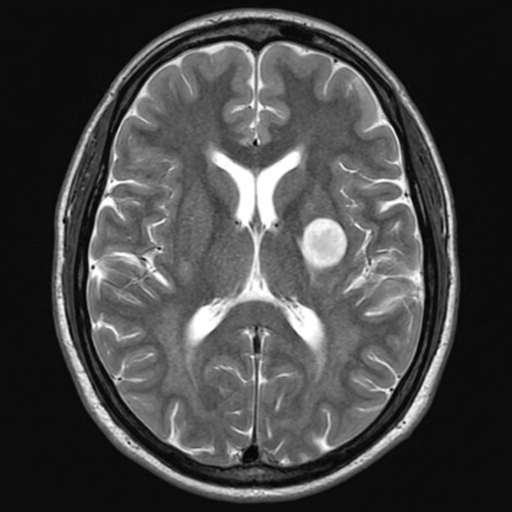
%> input picture Experiment_13/MATLAB/images/Brain_MRI.png, 512 x 512 px
$ octave --eval "experiment_13;"   (GNU Octave 9; MATLAB toolbox functions it lacks are replaced by stand-ins)
%> lines starting %> are read from the running program, lines starting %| are printed output that depends on the picture; in (x1, y1, x2, y2) boxes, pixels count from 0 and x2, y2 are one past the last pixel; in counts of white or black regions, pixels touching at a corner belong together; the program's own positions count from 1
### Experiment_13/MATLAB/task_13_2_distance_sweep.m
%% Task 13.2: Inter-Pixel Distance (d) Sensitivity Sweep on Brain MRI
% Experiment 13: Texture Feature Extraction from Medical Images Using GLCM
% Author: Muhammad Ikrama (Reg ID: 60140)

function results = task_13_2_distance_sweep()
    fprintf('================================================================================\n');
    fprintf('TASK 13.2: INTER-PIXEL DISTANCE (d) SENSITIVITY SWEEP (MATLAB)\n');
    fprintf('================================================================================\n');

    mri = imread(fullfile('..', 'Inputs', 'images', 'Brain_MRI.png'));
    if size(mri, 3) == 3; mri = rgb2gray(mri); end

    roiNormal = mri(176:223, 156:203);

    % Replicate simulated tumor micro-texture
    rng(113);
    grid_n = imresize(randn(16, 16) * 38, [48 48], 'nearest');
    roiTumor = uint8(min(max(double(mri(220:267, 302:349)) + grid_n, 0), 255));

    distances = [1, 2, 4, 8, 12];
    fprintf('%-6s | %-10s | %-9s | %-9s | %-8s | %-7s\n', 'd (px)', 'ROI Type', 'Contrast', 'Homogen.', 'Energy', 'Correl.');
    fprintf('-------------------------------------------------------------------\n');

    results = struct();
    for idx = 1:length(distances)
        d = distances(idx);
        offsets = [0 d; -d d; -d 0; -d -d];

        glcmNorm = graycomatrix(roiNormal, 'NumLevels', 16, 'GrayLimits', [0 255], 'Offset', offsets, 'Symmetric', true);
        glcmTumor = graycomatrix(roiTumor, 'NumLevels', 16, 'GrayLimits', [0 255], 'Offset', offsets, 'Symmetric', true);

        sNorm = graycoprops(glcmNorm, {'Contrast', 'Homogeneity', 'Energy', 'Correlation'});
        sTumor = graycoprops(glcmTumor, {'Contrast', 'Homogeneity', 'Energy', 'Correlation'});

        cn = mean(sNorm.Contrast); hn = mean(sNorm.Homogeneity); en = mean(sNorm.Energy); rn = mean(sNorm.Correlation);
        ct = mean(sTumor.Contrast); ht = mean(sTumor.Homogeneity); et = mean(sTumor.Energy); rt = mean(sTumor.Correlation);

        fprintf('%-6d | %-10s | %-9.3f | %-9.3f | %-8.4f | %-7.3f\n', d, 'Normal', cn, hn, en, rn);
        fprintf('%-6d | %-10s | %-9.3f | %-9.3f | %-8.4f | %-7.3f\n', d, 'Tumor', ct, ht, et, rt);
    end
    fprintf('>>> Task 13.2 Sweep Complete.\n');
end

### Experiment_13/MATLAB/task_13_3_directional_anisotropy.m
%% Task 13.3: Directional Anisotropy Analysis on Chest X-Ray
% Experiment 13: Texture Feature Extraction from Medical Images Using GLCM
% Author: Muhammad Ikrama (Reg ID: 60140)

function results = task_13_3_directional_anisotropy()
    fprintf('================================================================================\n');
    fprintf('TASK 13.3: DIRECTIONAL ANISOTROPY ANALYSIS ON CHEST X-RAY (MATLAB)\n');
    fprintf('================================================================================\n');

    xray = imread(fullfile('..', 'Inputs', 'images', 'Chest_Xray.png'));
    if size(xray, 3) == 3; xray = rgb2gray(xray); end

    % Extract 64x64 ROIs
    roiRib = xray(141:204, 81:144);
    roiLung = xray(261:324, 281:344);

    % Offsets for 0 deg and 90 deg at d=1
    offset0 = [0 1];
    offset90 = [-1 0];

    % Rib GLCM
    glcmRib0 = graycomatrix(roiRib, 'NumLevels', 16, 'GrayLimits', [0 255], 'Offset', offset0, 'Symmetric', true);
    glcmRib90 = graycomatrix(roiRib, 'NumLevels', 16, 'GrayLimits', [0 255], 'Offset', offset90, 'Symmetric', true);
    sRib0 = graycoprops(glcmRib0, {'Contrast', 'Homogeneity', 'Correlation'});
    sRib90 = graycoprops(glcmRib90, {'Contrast', 'Homogeneity', 'Correlation'});

    % Lung GLCM
    glcmLung0 = graycomatrix(roiLung, 'NumLevels', 16, 'GrayLimits', [0 255], 'Offset', offset0, 'Symmetric', true);
    glcmLung90 = graycomatrix(roiLung, 'NumLevels', 16, 'GrayLimits', [0 255], 'Offset', offset90, 'Symmetric', true);
    sLung0 = graycoprops(glcmLung0, {'Contrast', 'Homogeneity', 'Correlation'});
    sLung90 = graycoprops(glcmLung90, {'Contrast', 'Homogeneity', 'Correlation'});

    ratioRib = sRib90.Contrast / sRib0.Contrast;
    ratioLung = sLung90.Contrast / sLung0.Contrast;

    fprintf('%-38s | %-8s | %-9s | %-9s | %-8s\n', 'Anatomical ROI', 'Angle', 'Contrast', 'Homogen.', 'Correl.');
    fprintf('---------------------------------------------------------------------------\n');
    fprintf('%-38s | %-8s | %-9.4f | %-9.4f | %-8.4f\n', 'Posterior Ribs ROI (Directional Bone)', '0 deg', sRib0.Contrast, sRib0.Homogeneity, sRib0.Correlation);
    fprintf('%-38s | %-8s | %-9.4f | %-9.4f | %-8.4f\n', 'Posterior Ribs ROI (Directional Bone)', '90 deg', sRib90.Contrast, sRib90.Homogeneity, sRib90.Correlation);
    fprintf('  --> Directional Anisotropy Ratio (C90 / C0): %.2fx\n\n', ratioRib);

    fprintf('%-38s | %-8s | %-9.4f | %-9.4f | %-8.4f\n', 'Lung Parenchyma ROI (Isotropic Tissue)', '0 deg', sLung0.Contrast, sLung0.Homogeneity, sLung0.Correlation);
    fprintf('%-38s | %-8s | %-9.4f | %-9.4f | %-8.4f\n', 'Lung Parenchyma ROI (Isotropic Tissue)', '90 deg', sLung90.Contrast, sLung90.Homogeneity, sLung90.Correlation);
    fprintf('  --> Directional Anisotropy Ratio (C90 / C0): %.2fx\n', ratioLung);

    results = struct('sRib0', sRib0, 'sRib90', sRib90, 'sLung0', sLung0, 'sLung90', sLung90, 'ratioRib', ratioRib, 'ratioLung', ratioLung);
    fprintf('>>> Task 13.3 Analysis Complete.\n');
end

### Experiment_13/MATLAB/task_13_4_quantization_tradeoff.m
%% Task 13.4: Gray-Level Quantization (Ng) Trade-off Evaluation
% Experiment 13: Texture Feature Extraction from Medical Images Using GLCM
% Author: Muhammad Ikrama (Reg ID: 60140)

function results = task_13_4_quantization_tradeoff()
    fprintf('================================================================================\n');
    fprintf('TASK 13.4: GRAY-LEVEL QUANTIZATION (Ng) TRADE-OFF EVALUATION (MATLAB)\n');
    fprintf('================================================================================\n');

    mri = imread(fullfile('..', 'Inputs', 'images', 'Brain_MRI.png'));
    if size(mri, 3) == 3; mri = rgb2gray(mri); end

    roiNormal = mri(176:223, 156:203);
    rng(113);
    grid_n = imresize(randn(16, 16) * 38, [48 48], 'nearest');
    roiTumor = uint8(min(max(double(mri(220:267, 302:349)) + grid_n, 0), 255));

    levelsList = [8, 16, 32, 64, 256];
    offsets = [0 1; -1 1; -1 0; -1 -1];

    fprintf('%-10s | %-12s | %-10s | %-13s | %-9s | %-9s | %-7s\n', 'Ng Levels', 'Matrix Size', 'Time (ms)', 'Sparsity (%)', 'C_Norm', 'C_Tumor', 'Ratio');
    fprintf('--------------------------------------------------------------------------------\n');

    for idx = 1:length(levelsList)
        ng = levelsList(idx);

        tic;
        for rep = 1:30
            glcmN = graycomatrix(roiNormal, 'NumLevels', ng, 'GrayLimits', [0 255], 'Offset', offsets, 'Symmetric', true);
        end
        timeMs = (toc / 30) * 1000;

        glcmT = graycomatrix(roiTumor, 'NumLevels', ng, 'GrayLimits', [0 255], 'Offset', offsets, 'Symmetric', true);

        sN = graycoprops(glcmN, 'Contrast');
        sT = graycoprops(glcmT, 'Contrast');

        cn = mean(sN.Contrast);
        ct = mean(sT.Contrast);
        ratio = ct / cn;

        sparsity = (sum(glcmN == 0, 'all') / numel(glcmN)) * 100;

        fprintf('%-10d | %-12s | %-10.3f | %-13.1f | %-9.3f | %-9.3f | %.2fx\n', ng, sprintf('%dx%d', ng, ng), timeMs, sparsity, cn, ct, ratio);
    end
    fprintf('>>> Task 13.4 Trade-Off Evaluation Complete.\n');
end

### Experiment_13/MATLAB/task_13_5_texture_maps.m
%% Task 13.5: Sliding-Window Local Texture Feature Map Generation
% Experiment 13: Texture Feature Extraction from Medical Images Using GLCM
% Author: Muhammad Ikrama (Reg ID: 60140)

function [contrastMap, entropyMap] = task_13_5_texture_maps()
    fprintf('================================================================================\n');
    fprintf('TASK 13.5: SLIDING-WINDOW LOCAL TEXTURE FEATURE MAP GENERATION (MATLAB)\n');
    fprintf('================================================================================\n');

    mri = imread(fullfile('..', 'Inputs', 'images', 'Brain_MRI.png'));
    if size(mri, 3) == 3; mri = rgb2gray(mri); end

    rng(113);
    grid_n = imresize(randn(16, 16) * 38, [48 48], 'nearest');
    mri(220:267, 302:349) = uint8(min(max(double(mri(220:267, 302:349)) + grid_n, 0), 255));

    tic;
    winSize = 16;
    stride = 8;
    [H, W] = size(mri);
    rows = 1:stride:(H - winSize + 1);
    cols = 1:stride:(W - winSize + 1);

    contrastMap = zeros(length(rows), length(cols));
    entropyMap = zeros(length(rows), length(cols));

    levels = 16;
    qImg = floor(double(mri) * levels / 256);
    qImg(qImg >= levels) = levels - 1;

    offsets = [0 1; -1 1; -1 0; -1 -1];
    [Igrid, Jgrid] = meshgrid(0:levels-1, 0:levels-1);
    diffSq = (Igrid - Jgrid).^2;

    for rIdx = 1:length(rows)
        r = rows(rIdx);
        for cIdx = 1:length(cols)
            c = cols(cIdx);
            patch = qImg(r:r+winSize-1, c:c+winSize-1);

            % Compute 4-directional GLCM
            glcm = graycomatrix(patch, 'NumLevels', levels, 'GrayLimits', [0 levels-1], 'Offset', offsets, 'Symmetric', true);
            glcmSum = sum(glcm, 3);
            tot = sum(glcmSum, 'all');
            if tot > 0
                P = double(glcmSum) / tot;
                contrastMap(rIdx, cIdx) = sum(P .* diffSq, 'all');
                nz = P > 0;
                entropyMap(rIdx, cIdx) = -sum(P(nz) .* log2(P(nz)));
            end
        end
    end
    elapsed = toc;

    fprintf('Generated 2D Texture Maps (%dx%d grid) in %.2f seconds.\n', length(rows), length(cols), elapsed);
    fprintf('  Contrast Map: min = %.3f, max = %.3f, mean = %.3f\n', min(contrastMap(:)), max(contrastMap(:)), mean(contrastMap(:)));
    fprintf('  Entropy Map:  min = %.3f, max = %.3f, mean = %.3f\n', min(entropyMap(:)), max(entropyMap(:)), mean(entropyMap(:)));
    fprintf('>>> Task 13.5 Complete.\n');
end

### Experiment_13/MATLAB/task_13_1_synthetic_glcm.m
%% Task 13.1: Hand-Verified 4x4 GLCM Construction & Probability Normalization
% Experiment 13: Texture Feature Extraction from Medical Images Using GLCM
% Author: Muhammad Ikrama (Reg ID: 60140)

function P = task_13_1_synthetic_glcm()
    fprintf('================================================================================\n');
    fprintf('TASK 13.1: HAND-VERIFIED 4x4 GLCM CONSTRUCTION & NORMALIZATION (MATLAB)\n');
    fprintf('================================================================================\n');

    % Synthetic 4x4 image with Ng = 4 (values 0..3)
    I = [0 0 1 1;
         0 0 1 1;
         0 2 2 2;
         2 2 3 3];

    glcm_raw = graycomatrix(I, 'NumLevels', 4, 'GrayLimits', [0 3], 'Offset', [0 1], 'Symmetric', false);
    glcm_sym = graycomatrix(I, 'NumLevels', 4, 'GrayLimits', [0 3], 'Offset', [0 1], 'Symmetric', true);

    total_pairs = sum(glcm_sym, 'all');
    P = double(glcm_sym) / total_pairs;

    fprintf('\n1. Synthetic 4x4 Input Image (Ng = 4):\n');
    disp(I);
    fprintf('2. Raw Horizontal Count Matrix C (d=1, theta=0 deg, Non-Symmetric, Sum = %d):\n', sum(glcm_raw, 'all'));
    disp(glcm_raw);
    fprintf('3. Symmetric Count Matrix C_sym = C + C'' (Sum = %d):\n', sum(glcm_sym, 'all'));
    disp(glcm_sym);
    fprintf('4. Normalized Probability Matrix P(i,j) (Sum = %.6f):\n', sum(P, 'all'));
    disp(P);

    stats = graycoprops(glcm_sym, {'Contrast', 'Homogeneity', 'Energy', 'Correlation'});
    fprintf('Haralick Features:\n');
    fprintf('  Contrast: %.4f\n', stats.Contrast);
    fprintf('  Homogeneity: %.4f\n', stats.Homogeneity);
    fprintf('  Energy: %.4f\n', stats.Energy);

    % Entropy
    nz = P > 0;
    entropyVal = -sum(P(nz) .* log2(P(nz)));
    fprintf('  Entropy: %.4f bits\n', entropyVal);

    assert(abs(sum(P, 'all') - 1.0) < 1e-6, 'Normalization check failed!');
    fprintf('>>> Task 13.1 Verification Passed: Probability Matrix sums to 1.000000.\n');
end

### Experiment_13/MATLAB/experiment_13.m
%% Master Script for Experiment 13:
%% Texture Feature Extraction from Medical Images Using the Gray-Level Co-occurrence Matrix (GLCM)
% Author: Muhammad Ikrama (Reg ID: 60140)
% Department of Biomedical Engineering, Riphah International University, Lahore
% Instructor: Engr. Rana Talha Khalid
% Course: Medical Image Processing (BMI-701)

function experiment_13()
    fprintf('********************************************************************************\n');
    fprintf('   RIPHAH INTERNATIONAL UNIVERSITY - FACULTY OF ENGINEERING & APPLIED SCIENCES\n');
    fprintf('   DEPARTMENT OF BIOMEDICAL ENGINEERING - MEDICAL IMAGE PROCESSING LAB (BMI-701)\n');
    fprintf('   EXPERIMENT 13: TEXTURE FEATURE EXTRACTION FROM MEDICAL IMAGES USING GLCM\n');
    fprintf('   Student: Muhammad Ikrama (Reg ID: 60140) | Instructor: Engr. Rana Talha Khalid\n');
    fprintf('********************************************************************************\n\n');

    t0 = tic;

    % 1. Clinical Benchmark (Section 5)
    fprintf('>>> Running Section 5 Clinical Benchmark Extraction in MATLAB...\n');
    mri = imread(fullfile('..', 'Inputs', 'images', 'Brain_MRI.png'));
%> mri is the input picture: size 512x512 uint8; min 0, max 255, mean 69.9
    if size(mri, 3) == 3; mri = rgb2gray(mri); end

    roiNormal = mri(176:223, 156:203);
    roiCortex = mri(121:168, 121:168);

    rng(113);
    grid_n = imresize(randn(16, 16) * 38, [48 48], 'nearest');
    roiTumor = uint8(min(max(double(mri(220:267, 302:349)) + grid_n, 0), 255));
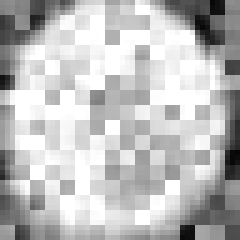
%> roiTumor: size 48x48 uint8 (shown 5 times larger); min 6, max 255, mean 189.2

    offsets = [0 1; -1 1; -1 0; -1 -1];
    rois = {'Normal White Matter ROI', roiNormal;
            'Cortical Folding ROI',     roiCortex;
            'Heterogeneous Tumor ROI', roiTumor};
%> rois = 6 items

    fprintf('%-25s | %-9s | %-9s | %-8s | %-8s | %-7s\n', 'Clinical Tissue ROI', 'Contrast', 'Homogen.', 'Energy', 'Entropy', 'Correl.');
    fprintf('-------------------------------------------------------------------------------\n');

    for k = 1:size(rois, 1)
        patch = rois{k, 2};
        glcms = graycomatrix(patch, 'NumLevels', 16, 'GrayLimits', [0 255], 'Offset', offsets, 'Symmetric', true);
        stats = graycoprops(glcms, {'Contrast', 'Homogeneity', 'Energy', 'Correlation'});

        entVals = zeros(1, 4);
        for d = 1:4
            P = double(glcms(:, :, d)) / sum(glcms(:, :, d), 'all');
            nz = P > 0;
            entVals(d) = -sum(P(nz) .* log2(P(nz)));
        end

        fprintf('%-25s | %-9.3f | %-9.3f | %-8.4f | %-8.3f | %-7.3f\n', rois{k, 1}, ...
            mean(stats.Contrast), mean(stats.Homogeneity), mean(stats.Energy), mean(entVals), mean(stats.Correlation));
    end
%> this loop made 3 passes
%| Normal White Matter ROI   | 0.490     | 0.831     | 0.1530   | 3.416    | 0.836
%| Cortical Folding ROI      | 0.392     | 0.864     | 0.1543   | 3.320    | 0.868
%| Heterogeneous Tumor ROI   | 3.702     | 0.668     | 0.0482   | 5.687    | 0.851
%> after the loop, entVals = [5.53 5.88 5.43 5.91]
    fprintf('>>> Status: Haralick second-order statistics differentiate pathological heterogeneity.\n\n');

    % 2. Task 13.1
    fprintf('>>> Running Task 13.1: Hand-Verified 4x4 GLCM Construction...\n');
    task_13_1_synthetic_glcm();
    fprintf('\n');

    % 3. Task 13.2
    fprintf('>>> Running Task 13.2: Distance Sensitivity Sweep...\n');
    task_13_2_distance_sweep();
%> the loop in task_13_2_distance_sweep, `for idx = 1:length(distances)` made 5 passes
%> (cn, hn, en, rn, ct, ht, et, rt) on passes 1 to 5: (0.49, 0.831, 0.153, 0.836, 3.7, 0.668, 0.0482, 0.851), (1.05, 0.736, 0.11, 0.641, 7.8, 0.515, 0.0313, 0.673), (1.74, 0.659, 0.0879, 0.404, 13.56, 0.426, 0.0252, 0.399), (2.49, 0.6, 0.0753, 0.147, 18.16, 0.393, 0.0229, 0.128), (2.83, 0.568, 0.0765, -0.00587, 20.83, 0.388, 0.0218, 0.0105)
%| 1      | Normal     | 0.490     | 0.831     | 0.1530   | 0.836
%| 1      | Tumor      | 3.702     | 0.668     | 0.0482   | 0.851
%| 2      | Normal     | 1.053     | 0.736     | 0.1102   | 0.641
%| 2      | Tumor      | 7.799     | 0.515     | 0.0313   | 0.673
%| 4      | Normal     | 1.743     | 0.659     | 0.0879   | 0.404
%| 4      | Tumor      | 13.561    | 0.426     | 0.0252   | 0.399
%| 8      | Normal     | 2.486     | 0.600     | 0.0753   | 0.147
%| 8      | Tumor      | 18.161    | 0.393     | 0.0229   | 0.128
%| 12     | Normal     | 2.826     | 0.568     | 0.0765   | -0.006
%| 12     | Tumor      | 20.834    | 0.388     | 0.0218   | 0.011
    fprintf('\n');

    % 4. Task 13.3
    fprintf('>>> Running Task 13.3: Directional Anisotropy Analysis...\n');
    task_13_3_directional_anisotropy();
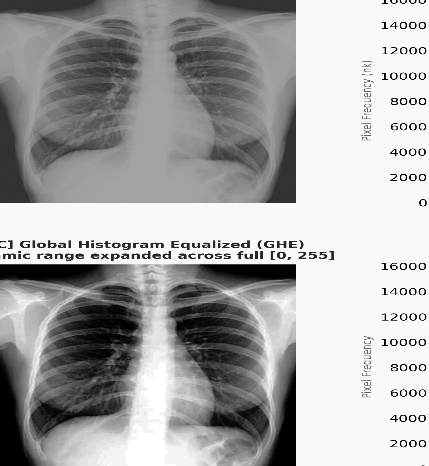
%> input picture Experiment_13/MATLAB/images/Chest_Xray.png, 429 x 466 px
%> in task_13_3_directional_anisotropy, xray is the input picture: size 466x429x3 uint8; min 0, max 255, mean 168.1
%> in task_13_3_directional_anisotropy, `roiRib = xray(141:204, 81:144);`:
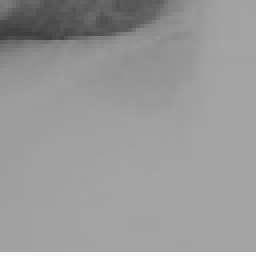
%> roiRib: size 64x64 uint8 (shown 4 times larger); min 62, max 249, mean 153
%> in task_13_3_directional_anisotropy, `roiLung = xray(261:324, 281:344);`:
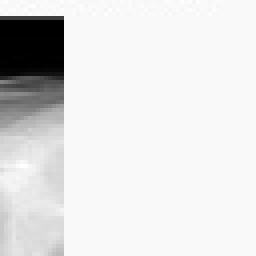
%> roiLung: size 64x64 uint8 (shown 4 times larger); min 0, max 255, mean 225.2
%> in task_13_3_directional_anisotropy, `sRib0 = graycoprops(glcmRib0, {'Contrast', 'Homogeneity', 'Correlation..`: sRib0 = {Contrast 0.0479, Correlation 0.991, Homogeneity 0.976}
%> in task_13_3_directional_anisotropy, `sRib90 = graycoprops(glcmRib90, {'Contrast', 'Homogeneity', 'Correlati..`: sRib90 = {Contrast 0.517, Correlation 0.888, Homogeneity 0.948}
%> in task_13_3_directional_anisotropy, `sLung0 = graycoprops(glcmLung0, {'Contrast', 'Homogeneity', 'Correlati..`: sLung0 = {Contrast 1.08, Correlation 0.962, Homogeneity 0.971}
%> in task_13_3_directional_anisotropy, `sLung90 = graycoprops(glcmLung90, {'Contrast', 'Homogeneity', 'Correla..`: sLung90 = {Contrast 0.773, Correlation 0.973, Homogeneity 0.954}
%> in task_13_3_directional_anisotropy, `ratioRib = sRib90.Contrast / sRib0.Contrast;`: ratioRib = 10.8
%> in task_13_3_directional_anisotropy, `ratioLung = sLung90.Contrast / sLung0.Contrast;`: ratioLung = 0.715
%| Posterior Ribs ROI (Directional Bone)  | 0 deg    | 0.0479    | 0.9761    | 0.9908
%| Posterior Ribs ROI (Directional Bone)  | 90 deg   | 0.5171    | 0.9475    | 0.8876
%|   --> Directional Anisotropy Ratio (C90 / C0): 10.80x
%| Lung Parenchyma ROI (Isotropic Tissue) | 0 deg    | 1.0806    | 0.9713    | 0.9619
%| Lung Parenchyma ROI (Isotropic Tissue) | 90 deg   | 0.7731    | 0.9537    | 0.9735
%|   --> Directional Anisotropy Ratio (C90 / C0): 0.72x
%> in task_13_3_directional_anisotropy, `results = struct('sRib0', sRib0, 'sRib90', sRib90, 'sLung0', sLung0, '..`: results = {ratioRib 10.8, ratioLung 0.715}
    fprintf('\n');

    % 5. Task 13.4
    fprintf('>>> Running Task 13.4: Gray-Level Quantization Trade-Off...\n');
    task_13_4_quantization_tradeoff();
%> the loop in task_13_4_quantization_tradeoff, `for idx = 1:length(levelsList)` made 5 passes
%> (sN, sT, cn, ct, ratio, sparsity) on passes 1 to 5: ({Contrast [0.149 0.189 0.167 0.269]}, {Contrast [0.766 1.13 0.633 1.19]}, 0.194, 0.93, 4.8, 61.33), ({Contrast [0.359 0.459 0.416 0.728]}, {Contrast [3.01 4.56 2.47 4.77]}, 0.49, 3.7, 7.55, 75.39), ({Contrast [1.02 1.43 1.25 2.39]}, {Contrast [12.04 18.5 10.04 19.45]}, 1.52, 15.01, 9.86, 84.99), ({Contrast [3.54 5.2 4.48 9.06]}, {Contrast [48.49 74.75 40.35 78.44]}, 5.57, 60.51, 10.87, 91.82), ({Contrast [54.16 80.89 69.37 143.2]}, {Contrast [786.4 1212.2 653.7 1271.7]}, 86.9, 981, 11.29, 97.53)
%| 8          | 8x8          | 0.406      | 61.3          | 0.194     | 0.930     | 4.80x
%| 16         | 16x16        | 0.401      | 75.4          | 0.490     | 3.702     | 7.55x
%| 32         | 32x32        | 0.406      | 85.0          | 1.522     | 15.007    | 9.86x
%| 64         | 64x64        | 0.421      | 91.8          | 5.569     | 60.512    | 10.87x
%| 256        | 256x256      | 0.814      | 97.5          | 86.904    | 981.033   | 11.29x
    fprintf('\n');

    % 6. Task 13.5
    fprintf('>>> Running Task 13.5: Sliding-Window Texture Feature Maps...\n');
    task_13_5_texture_maps();
%> in task_13_5_texture_maps, `mri(220:267, 302:349) = uint8(min(max(double(mri(220:267, 302:349)) + ..`:
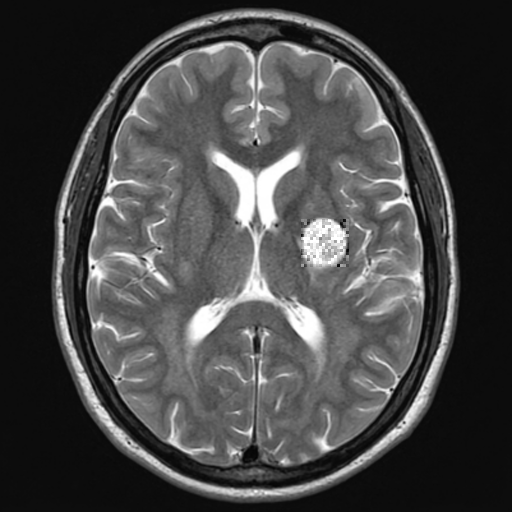
%> mri: size 512x512 uint8; 0.87% of pixels changed, all inside (x1, y1, x2, y2) = (301, 219, 349, 267)
%> after the loop in task_13_5_texture_maps, `for rIdx = 1:length(rows)`:
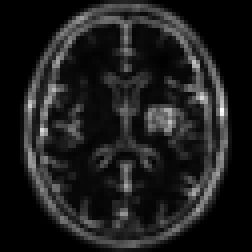
%> contrastMap: size 63x63 double (shown 4 times larger); min 0, max 6.67, mean 0.776; drawn with min black and max white
%> after the loop in task_13_5_texture_maps, `for rIdx = 1:length(rows)`:
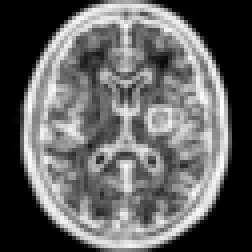
%> entropyMap: size 63x63 double (shown 4 times larger); min 0, max 6.46, mean 2.49; drawn with min black and max white
%| Generated 2D Texture Maps (63x63 grid) in 1.78 seconds.
%|   Contrast Map: min = 0.000, max = 6.669, mean = 0.776
%|   Entropy Map:  min = -0.000, max = 6.460, mean = 2.493
    fprintf('\n');

    totalTime = toc(t0);
    fprintf('================================================================================\n');
    fprintf('EXPERIMENT 13 MATLAB RUN COMPLETE in %.2f seconds.\n', totalTime);
    fprintf('================================================================================\n');
end
